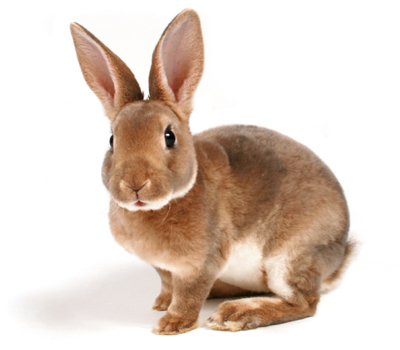
#> input picture img/rabbit.jpg, 400 x 350 px, given in place of the camera
$ python simple_tracking.py
#> lines starting #> are read from the running program, lines starting #| are printed output that depends on the picture; after the words box and inside, x2 and y2 are one past the last pixel; in counts of white or black regions, pixels touching at a corner belong together
import numpy as np
import cv2

cap = cv2.VideoCapture(0)

# take first frame of the video
ret,frame = cap.read()
#> frame is the input picture: shape (350, 400, 3); mean B, G, R 197.1, 207.9, 223.1

# setup initial location of window
r,h,c,w = 250,90,400,125  # simply hardcoded the values
track_window = (c,r,w,h)

# set up the ROI for tracking
roi = frame[r:r+h, c:c+w]
#> roi = empty array
hsv_roi =  cv2.cvtColor(frame, cv2.COLOR_BGR2HSV)
#> hsv_roi: shape (350, 400, 3); mean H, S, V 8.8, 41, 223.1
mask = cv2.inRange(hsv_roi, np.array((0., 60.,32.)), np.array((180.,255.,255.)))
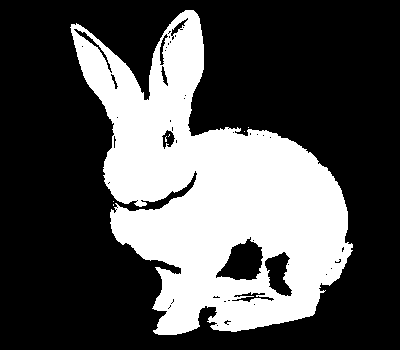
#> mask: shape (350, 400); 32.3% white; 7 white regions (6 under 20 px), largest, box (x1, y1, x2, y2) and area: (70, 10, 353, 335) 45141
roi_hist = cv2.calcHist([hsv_roi],[0],mask,[180],[0,180])
#> roi_hist = 180 values, max 15040 at index 13, min 0 at index 0, mean 250.9
cv2.normalize(roi_hist,roi_hist,0,255,cv2.NORM_MINMAX)

# Setup the termination criteria, either 10 iteration or move by atleast 1 pt
term_crit = ( cv2.TERM_CRITERIA_EPS | cv2.TERM_CRITERIA_COUNT, 10, 1 )


while(1):
    ret, frame = cap.read()

    if ret == True:
        hsv = cv2.cvtColor(frame, cv2.COLOR_BGR2HSV)
        dst = cv2.calcBackProject([hsv],[0],roi_hist,[0,180],1)
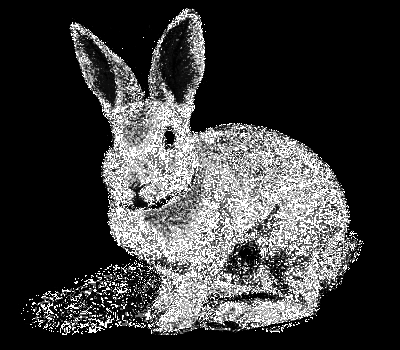
#> dst: shape (350, 400); min 0, max 255, mean 59.3

        # apply meanshift to get the new location
        ret, track_window = cv2.meanShift(dst, track_window, term_crit)
#> ret = 0; track_window = (200, 175, 1, 1)

        # Draw it on image
        x, y, w, h = track_window
#> x = 200; y = 175; w = 1; h = 1
        img2 = cv2.rectangle(frame, (x, y), (x+w, y+h), 255 ,2)
        cv2.imshow('img2', frame)
        k = cv2.waitKey(60) & 0xff
#> (key Esc is pressed here)
        # [4 lines of commented-out code are left out]

    else:
        break

cv2.destroyAllWindows()
cap.release()
